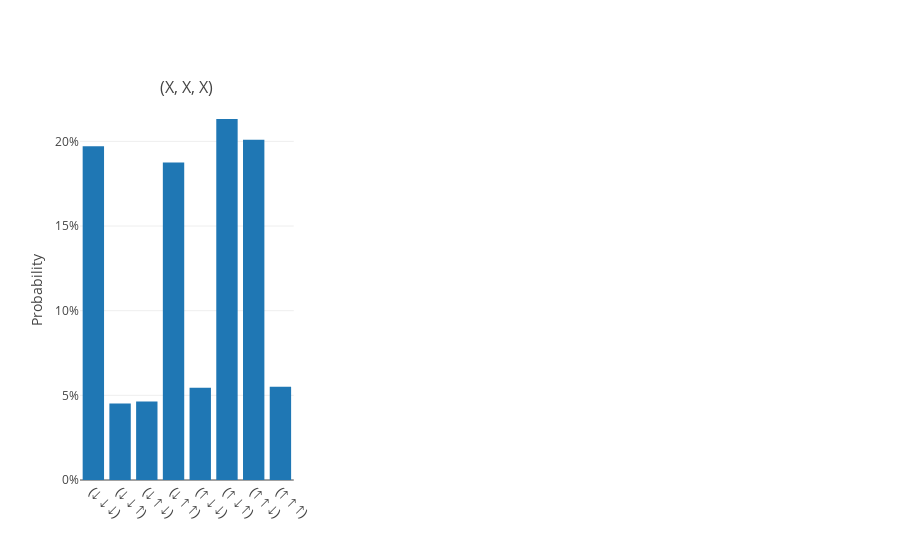

Write notebook code for a chart like this one.
### Markdown cell above
### Measuring (X, X, X)
What happens if we measure all three qubits along the X axis?

### Code cell
three_x_results = do_measurements(qubits, [['X', 'X', 'X']])
plot_results(three_x_results)

### Figure 1 — Plotly figure (JSON) as saved in the notebook; plotly's stock layout.template omitted (floating-point values rounded to 4 significant figures)
{"data": [{"showlegend": false, "type": "bar", "x": ["(↓ ↓ ↓)", "(↓ ↓ ↑)", "(↓ ↑ ↓)", "(↓ ↑ ↑)", "(↑ ↓ ↓)", "(↑ ↓ ↑)", "(↑ ↑ ↓)", "(↑ ↑ ↑)"], "xaxis": "x", "y": [0.1971, 0.0452, 0.0464, 0.1875, 0.0545, 0.2132, 0.201, 0.0551], "yaxis": "y"}], "layout": {"annotations": [{"font": {"size": 16}, "showarrow": false, "text": "(X, X, X)", "x": 0.1444, "xanchor": "center", "xref": "paper", "y": 1, "yanchor": "bottom", "yref": "paper"}], "autosize": true, "xaxis": {"anchor": "y", "autorange": true, "domain": [0, 0.2889], "range": [-0.5, 7.5], "tickangle": 45, "tickfont": {"size": 14}, "type": "category"}, "xaxis2": {"anchor": "y2", "domain": [0.3556, 0.6444], "tickangle": 45, "tickfont": {"size": 14}}, "xaxis3": {"anchor": "y3", "domain": [0.7111, 1], "tickangle": 45, "tickfont": {"size": 14}}, "yaxis": {"anchor": "x", "autorange": true, "domain": [0, 1], "range": [0, 0.2244], "tickformat": ".0%", "title": {"text": "Probability"}, "type": "linear"}, "yaxis2": {"anchor": "x2", "domain": [0, 1]}, "yaxis3": {"anchor": "x3", "domain": [0, 1]}}}
